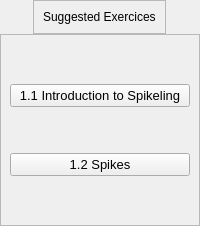
            <widget class="QWidget" name="Exercises_SubMenu_page">
             <layout class="QVBoxLayout" name="verticalLayout_16">
              <property name="spacing">
               <number>0</number>
              </property>
              <property name="leftMargin">
               <number>0</number>
              </property>
              <property name="topMargin">
               <number>0</number>
              </property>
              <property name="rightMargin">
               <number>0</number>
              </property>
              <property name="bottomMargin">
               <number>0</number>
              </property>
              <item alignment="Qt::AlignHCenter|Qt::AlignTop">
               <widget class="QFrame" name="Exercices_SubMenu_label_frame">
                <property name="frameShape">
                 <enum>QFrame::StyledPanel</enum>
                </property>
                <property name="frameShadow">
                 <enum>QFrame::Raised</enum>
                </property>
                <layout class="QVBoxLayout" name="verticalLayout_60">
                 <item>
                  <widget class="QLabel" name="Exercices_SubMenu_label">
                   <property name="text">
                    <string>Suggested Exercices</string>
                   </property>
                  </widget>
                 </item>
                </layout>
               </widget>
              </item>
              <item>
               <widget class="QFrame" name="Exercices_SubMenu_button_frame">
                <property name="frameShape">
                 <enum>QFrame::StyledPanel</enum>
                </property>
                <property name="frameShadow">
                 <enum>QFrame::Raised</enum>
                </property>
                <layout class="QVBoxLayout" name="verticalLayout_61">
                 <item>
                  <spacer name="verticalSpacer_13">
                   <property name="orientation">
                    <enum>Qt::Vertical</enum>
                   </property>
                   <property name="sizeHint" stdset="0">
                    <size>
                     <width>20</width>
                     <height>40</height>
                    </size>
                   </property>
                  </spacer>
                 </item>
                 <item>
                  <widget class="QPushButton" name="Exercice101_pushButton">
                   <property name="font">
                    <font>
                     <pointsize>10</pointsize>
                    </font>
                   </property>
                   <property name="text">
                    <string>1.1 Introduction to Spikeling</string>
                   </property>
                  </widget>
                 </item>
                 <item>
                  <spacer name="verticalSpacer_15">
                   <property name="orientation">
                    <enum>Qt::Vertical</enum>
                   </property>
                   <property name="sizeHint" stdset="0">
                    <size>
                     <width>20</width>
                     <height>40</height>
                    </size>
                   </property>
                  </spacer>
                 </item>
                 <item>
                  <widget class="QPushButton" name="Exercice102_pushButton">
                   <property name="font">
                    <font>
                     <pointsize>10</pointsize>
                    </font>
                   </property>
                   <property name="text">
                    <string>1.2 Spikes</string>
                   </property>
                  </widget>
                 </item>
                 <item>
                  <spacer name="verticalSpacer_14">
                   <property name="orientation">
                    <enum>Qt::Vertical</enum>
                   </property>
                   <property name="sizeHint" stdset="0">
                    <size>
                     <width>20</width>
                     <height>40</height>
                    </size>
                   </property>
                  </spacer>
                 </item>
                </layout>
               </widget>
              </item>
             </layout>
            </widget>
